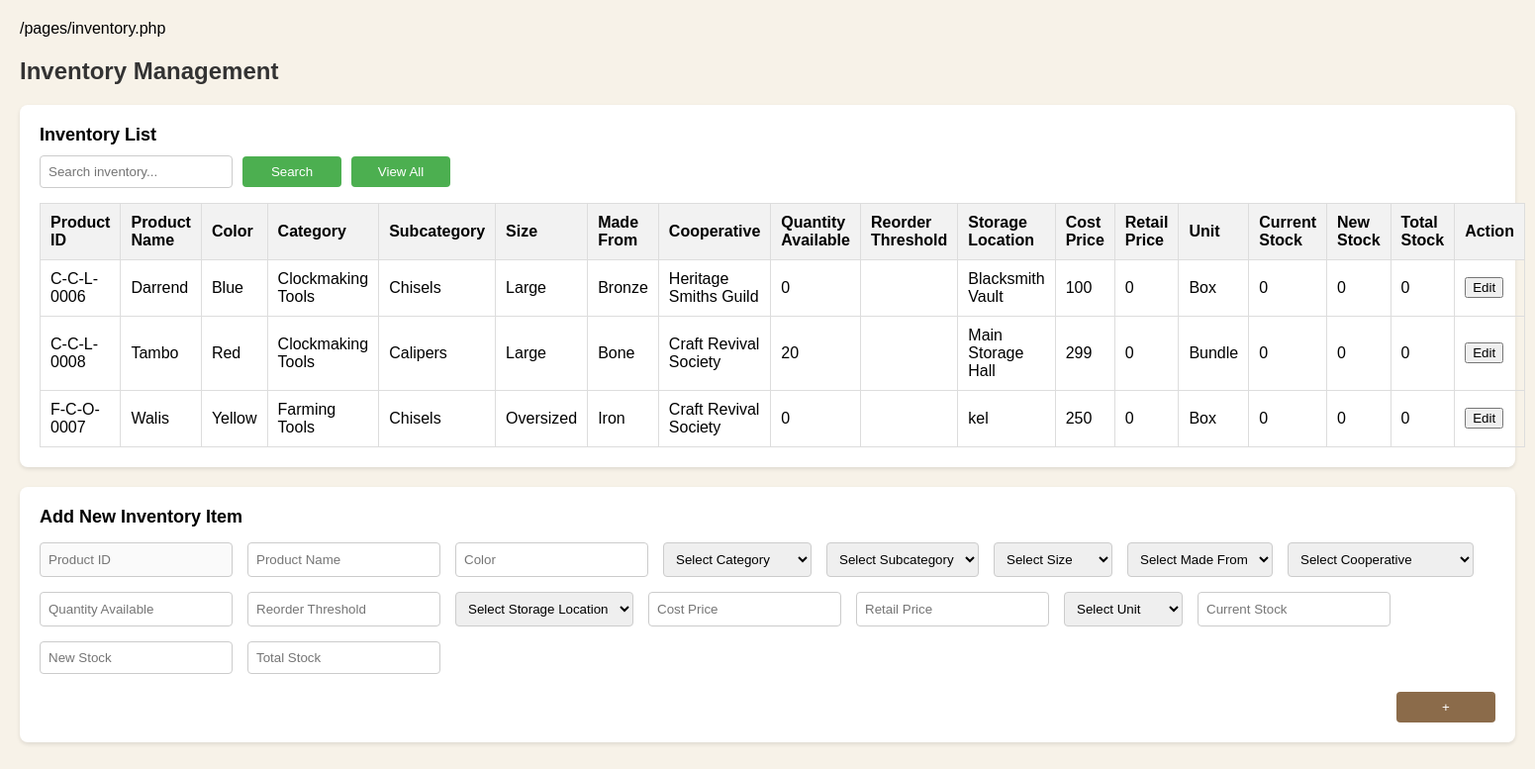
/pages/inventory.php (signed in), run on the app's committed database.
### tables this page shows
CREATE TABLE `tblinventory` (
  `inventory_id` int(11) NOT NULL AUTO_INCREMENT,
  `product_id` varchar(128) DEFAULT '',
  `product_name` varchar(128) DEFAULT '',
  `color` varchar(128) DEFAULT '',
  `categoryid` int(11) DEFAULT 0,
  `subcategoryid` int(11) DEFAULT 0,
  `sizesid` int(11) DEFAULT 0,
  `madefromid` int(11) DEFAULT 0,
  `cooperativeid` int(11) DEFAULT 0,
  `qty_available` double DEFAULT 0,
  `reorder_threshold` varchar(128) DEFAULT '',
  `storageid` int(11) DEFAULT 0,
  `cost_price` double DEFAULT 0,
  `retail_price` double DEFAULT 0,
  `unitid` int(11) DEFAULT 0,
  `created_at` timestamp NOT NULL DEFAULT current_timestamp(),
  `current_stock` double DEFAULT 0,
  `current_stock_date` datetime DEFAULT NULL,
  `new_stock` double DEFAULT 0,
  `new_stock_date` datetime DEFAULT NULL,
  `total_stock` double DEFAULT 0,
  PRIMARY KEY (`inventory_id`)
);

CREATE TABLE `tblcategory` (
  `categoryid` int(11) NOT NULL AUTO_INCREMENT,
  `category` varchar(128) DEFAULT '',
  `is_archived` varchar(128) DEFAULT 'No',
  PRIMARY KEY (`categoryid`)
);

CREATE TABLE `tblsubcategory` (
  `subcategoryid` int(11) NOT NULL AUTO_INCREMENT,
  `subcategory` varchar(128) DEFAULT '',
  `is_archived` varchar(128) DEFAULT 'No',
  PRIMARY KEY (`subcategoryid`)
);

CREATE TABLE `tblsizes` (
  `sizesid` int(11) NOT NULL AUTO_INCREMENT,
  `size` varchar(128) DEFAULT '',
  `is_archived` varchar(128) DEFAULT 'No',
  PRIMARY KEY (`sizesid`)
);

CREATE TABLE `tblmadefrom` (
  `madefromid` int(11) NOT NULL AUTO_INCREMENT,
  `madefrom` varchar(128) DEFAULT '',
  `is_archived` varchar(128) DEFAULT 'No',
  PRIMARY KEY (`madefromid`)
);

CREATE TABLE `tblcooperative` (
  `cooperativeid` int(11) NOT NULL AUTO_INCREMENT,
  `cooperative` varchar(128) DEFAULT '',
  `is_archived` varchar(128) DEFAULT 'No',
  PRIMARY KEY (`cooperativeid`)
);

CREATE TABLE `tblstorage` (
  `storageid` int(11) NOT NULL AUTO_INCREMENT,
  `storage` varchar(128) DEFAULT '',
  `is_archived` varchar(128) DEFAULT 'No',
  PRIMARY KEY (`storageid`)
);

CREATE TABLE `tblunit` (
  `unitid` int(11) NOT NULL AUTO_INCREMENT,
  `unit` varchar(128) DEFAULT '',
  `is_archived` varchar(128) DEFAULT 'No',
  PRIMARY KEY (`unitid`)
);

### pages/inventory.php (the view, shortened to what this page needs)
<?php include('../includes/init.php'); ?>
<h2>Inventory Management</h2>
<div class="container">
    <div class="section-title">Inventory List</div>
    <div class="inventory-header">
        <input type="text" id="str" placeholder="Search inventory...">
        <button class="btn btn-green" onclick="ajax_fn('pages/inventory_tmp.php?str='+document.getElementById('str').value,'tmp_inventory');">Search</button>
        <button class="btn btn-green" onclick="openCustom('pages/inventory_all',1000,1000);">View All</button>
    </div>
    <div id="tmp_inventory">
        <table>
            <thead>
                <tr>
                    <th>Product ID</th>
                    <th>Product Name</th>
                    <th>Color</th>
                    <th>Category</th>
                    <th>Subcategory</th>
                    <th>Size</th>
                    <th>Made From</th>
                    <th>Cooperative</th>
                    <th>Quantity Available</th>
                    <th>Reorder Threshold</th>
                    <th>Storage Location</th>
                    <th>Cost Price</th>
                    <th>Retail Price</th>
                    <th>Unit</th>
                    <th>Current Stock</th>
                    <th>New Stock</th>
                    <th>Total Stock</th>
                    <th>Action</th>
                </tr>
            </thead>
            <tbody>
                <?php
                $query = "
                SELECT
                    i.product_id,
                    i.product_name,
                    i.color,
                    c.category,
                    sc.subcategory,
                    s.size,
                    mf.madefrom,
                    coop.cooperative,
                    i.qty_available,
                    i.reorder_threshold,
                    st.storage,
                    i.cost_price,
                    i.retail_price,
                    u.unit,
                    i.current_stock,
                    i.new_stock,
                    i.total_stock,
                    i.inventory_id
                FROM tblinventory i
                LEFT JOIN tblcategory c ON i.categoryid = c.categoryid
                LEFT JOIN tblsubcategory sc ON i.subcategoryid = sc.subcategoryid
                LEFT JOIN tblsizes s ON i.sizesid = s.sizesid
                LEFT JOIN tblmadefrom mf ON i.madefromid = mf.madefromid
                LEFT JOIN tblcooperative coop ON i.cooperativeid = coop.cooperativeid
                LEFT JOIN tblstorage st ON i.storageid = st.storageid
                LEFT JOIN tblunit u ON i.unitid = u.unitid
                ORDER BY i.product_name ASC LIMIT 0,6
            ";
                $result = mysqli_query($db_connection, $query);
                while ($row = mysqli_fetch_assoc($result)) {
                    echo "<tr>
                    <td>" . htmlspecialchars($row['product_id']) . "</td>
                    <td>" . htmlspecialchars($row['product_name']) . "</td>
                    <td>" . htmlspecialchars($row['color']) . "</td>
                    <td>" . htmlspecialchars($row['category']) . "</td>
                    <td>" . htmlspecialchars($row['subcategory']) . "</td>
                    <td>" . htmlspecialchars($row['size']) . "</td>
                    <td>" . htmlspecialchars($row['madefrom']) . "</td>
                    <td>" . htmlspecialchars($row['cooperative']) . "</td>
                    <td>" . htmlspecialchars($row['qty_available']) . "</td>
                    <td>" . htmlspecialchars($row['reorder_threshold']) . "</td>
                    <td>" . htmlspecialchars($row['storage']) . "</td>
                    <td>" . htmlspecialchars($row['cost_price']) . "</td>
                    <td>" . htmlspecialchars($row['retail_price']) . "</td>
                    <td>" . htmlspecialchars($row['unit']) . "</td>
                    <td>" . htmlspecialchars($row['current_stock']) . "</td>
                    <td>" . htmlspecialchars($row['new_stock']) . "</td>
                    <td>" . htmlspecialchars($row['total_stock']) . "</td>
                    <td>";
                    echo '<button onclick="ajax_fn(\'pages/inventory.php?inventory_id=' . $row['inventory_id'] . '\',\'main_content\');">Edit</button>';
                    echo "</td>
                </tr>";
                }
                ?>
            </tbody>
        </table>
    </div>
</div>
<?php
$product_id = $product_name = $color = $categoryid = $subcategoryid = $sizesid = $madefromid = $cooperativeid = '';
$qty_available = $reorder_threshold = $storageid = $cost_price = $retail_price = $unitid = $current_stock = $new_stock = $total_stock = '';
?>
<div class="container">
    <div class="section-title">Add New Inventory Item</div>
    <div class="form-row">
        <input value="<?php echo htmlspecialchars($product_id); ?>" disabled type="text" id="product_id" placeholder="Product ID">
        <input value="<?php echo htmlspecialchars($product_name); ?>" type="text" id="product_name" placeholder="Product Name">
        <input value="<?php echo htmlspecialchars($color); ?>" type="text" id="color" placeholder="Color">
        <select id="categoryid">
            <option value="">Select Category</option>
        </select>
        <select id="subcategoryid">
            <option value="">Select Subcategory</option>
        </select>
        <select id="sizesid">
            <option value="">Select Size</option>
        </select>
        <select id="madefromid">
            <option value="">Select Made From</option>
        </select>
        <select id="cooperativeid">
            <option value="">Select Cooperative</option>
        </select>
        <input id="qty_available" type="number" value="<?php echo $qty_available; ?>" placeholder="Quantity Available">
        <input id="reorder_threshold" type="number" value="<?php echo $reorder_threshold; ?>" placeholder="Reorder Threshold">
        <select id="storageid">
            <option value="">Select Storage Location</option>
        </select>
        <input id="cost_price" type="number" value="<?php echo $cost_price; ?>" placeholder="Cost Price">
        <input id="retail_price" type="number" value="<?php echo $retail_price; ?>" placeholder="Retail Price">
        <select id="unitid">
            <option value="">Select Unit</option>
        </select>
        <input id="current_stock" type="number" value="<?php echo $current_stock; ?>" placeholder="Current Stock">
        <input id="new_stock" type="number" value="<?php echo $new_stock; ?>" placeholder="New Stock">
        <input id="total_stock" type="number" value="<?php echo $total_stock; ?>" placeholder="Total Stock">
    </div>
    <br>
    <div align="right">
        <?php
        if ($inventory_id != 0) {
            echo '<button class="btn btn-brown" onclick="update_inventory(' . $inventory_id . ');">Update</button>';
        } else {
            echo '<button class="btn btn-brown" onclick="insert_inventory();">+</button>';
        }
        ?>
    </div>
</div>

### pages/inventory.php (style rules this page uses)
h2 { color: #333; }
.container { background-color: white; padding: 20px; margin-bottom: 20px; border-radius: 8px; box-shadow: 0 2px 4px rgba(0, 0, 0, 0.1); }
.section-title { font-weight: bold; font-size: 18px; margin-bottom: 10px; }
.inventory-header, .inventory-form { display: flex; flex-wrap: wrap; gap: 10px; align-items: center; margin-bottom: 15px; }
input[type="text"], select, input[type="number"], input[type="date"] { padding: 8px; border: 1px solid #ccc; border-radius: 4px; min-width: 120px; }
.btn { padding: 8px 15px; border: none; border-radius: 4px; cursor: pointer; color: white; width: 100px; }
.btn-green { background-color: #4CAF50; }
.btn-brown { background-color: #8B6B4A; }
table { width: 100%; border-collapse: collapse; }
th, td { padding: 10px; border: 1px solid #ddd; text-align: left; }
th { background-color: #f2f2f2; }
.form-row { display: flex; flex-wrap: wrap; gap: 15px; margin-top: 15px; }

### data on the page
tblinventory: product "C-C-L-0006", product_name "Darrend", color "Blue", categoryid.category "Clockmaking Tools", subcategoryid.subcategory "Chisels", sizesid.size "Large", madefromid.madefrom "Bronze", cooperativeid.cooperative "Heritage Smiths Guild", qty_available "0", storageid.storage "Blacksmith Vault", cost_price "100", retail_price "0", unitid.unit "Box", current_stock "0", new_stock "0", total_stock "0"
tblinventory: product "C-C-L-0008", product_name "Tambo", color "Red", categoryid.category "Clockmaking Tools", subcategoryid.subcategory "Calipers", sizesid.size "Large", madefromid.madefrom "Bone", cooperativeid.cooperative "Craft Revival Society", qty_available "20", storageid.storage "Main Storage Hall", cost_price "299", retail_price "0", unitid.unit "Bundle", current_stock "0", new_stock "0", total_stock "0"
tblinventory: product "F-C-O-0007", product_name "Walis", color "Yellow", categoryid.category "Farming Tools", subcategoryid.subcategory "Chisels", sizesid.size "Oversized", madefromid.madefrom "Iron", cooperativeid.cooperative "Craft Revival Society", qty_available "0", storageid.storage "kel", cost_price "250", retail_price "0", unitid.unit "Box", current_stock "0", new_stock "0", total_stock "0"
